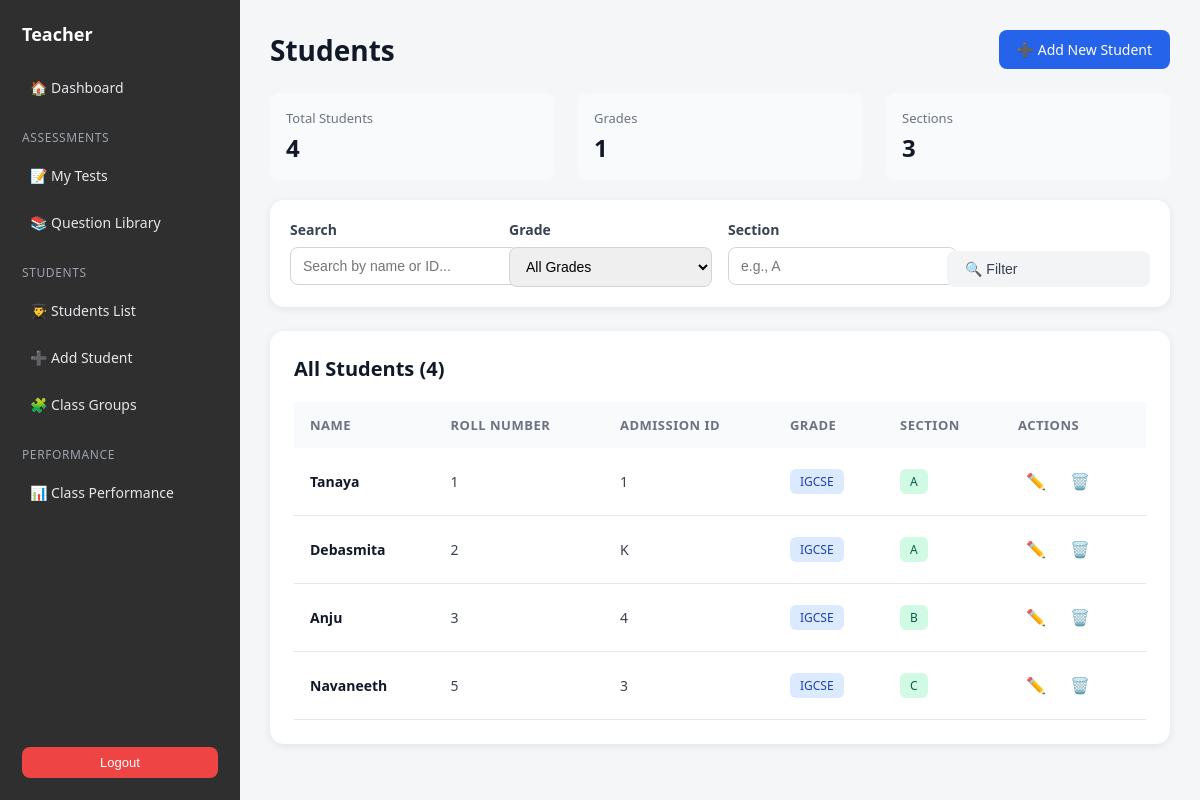
The page /teacher/students/ (signed in) on the database as committed earlier.
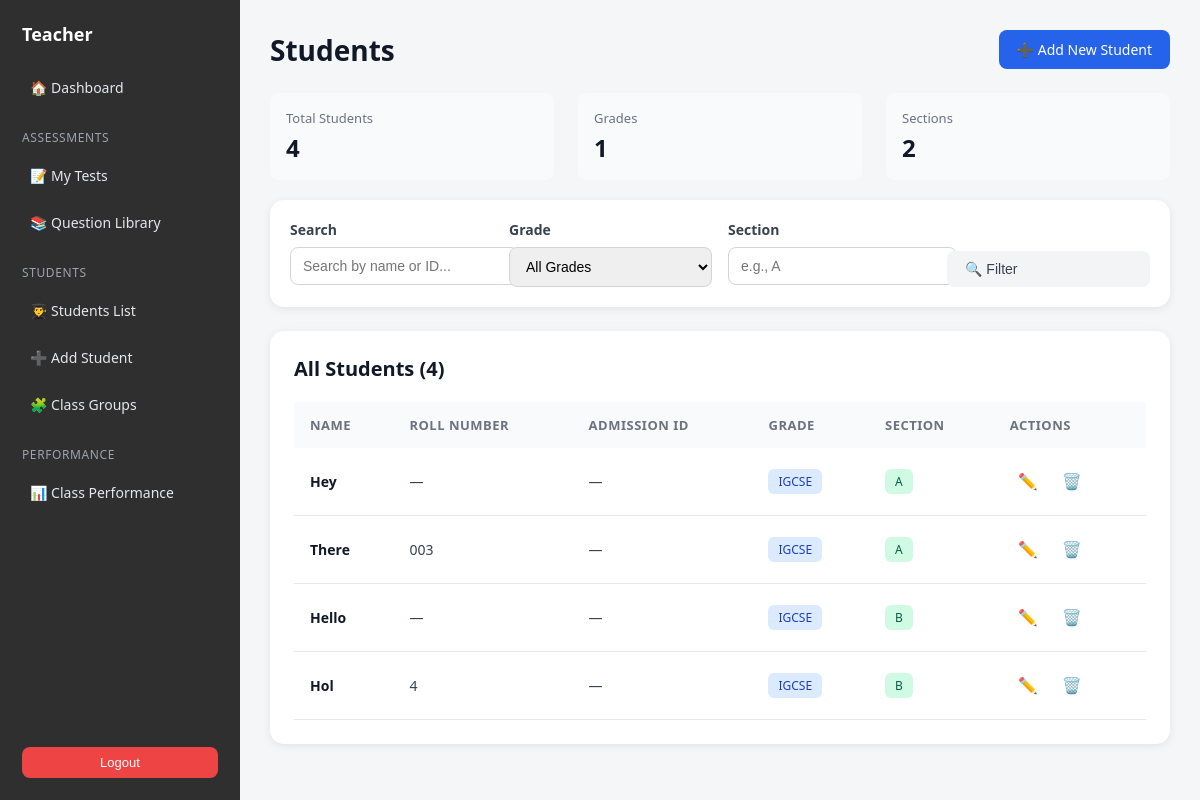
The same page on the database as committed later.
### core/models.py (models this page shows, shortened)
class Student(models.Model):
    user = models.OneToOneField(
        User,
        on_delete=models.CASCADE,
        related_name='student_profile',
        null=True,
        blank=True
    )
    full_name = models.CharField(max_length=200)
    roll_number = models.CharField(max_length=50, blank=True)
    admission_id = models.CharField(max_length=50, blank=True)
    grade = models.ForeignKey(Grade, on_delete=models.CASCADE)
    section = models.CharField(max_length=10)  # A, B, C
    created_by = models.ForeignKey(User, on_delete=models.CASCADE, related_name='created_students')
    created_at = models.DateTimeField(auto_now_add=True)
    class Meta:
        unique_together = ("grade", "section", "roll_number")
        ordering = ["grade", "section", "roll_number"]

class Grade(models.Model):
    name = models.CharField(max_length=50)
    class Meta:
        ordering = ["name"]
        verbose_name = "Grade"
        verbose_name_plural = "Grades"

### core/views.py (the view)
# urls.py: path("teacher/students/", views.students_list, name="students_list"),
@login_required
def students_list(request):
    students = Student.objects.filter(
        created_by=request.user
    ).select_related('grade').order_by('grade', 'section', 'roll_number')
    search = request.GET.get('search')
    if search:
        students = students.filter(
            Q(full_name__icontains=search) |
            Q(roll_number__icontains=search) |
            Q(admission_id__icontains=search)
        )
    grade_filter = request.GET.get('grade')
    if grade_filter:
        students = students.filter(grade_id=grade_filter)
    section_filter = request.GET.get('section')
    if section_filter:
        students = students.filter(section__iexact=section_filter)
    all_students = Student.objects.filter(created_by=request.user)
    grades_count = all_students.values('grade').distinct().count()
    sections_count = all_students.values('section').distinct().count()
    return render(request, "teacher/students/students_list.html", {
        "students": students,
        "all_grades": Grade.objects.all(),
        "grades_count": grades_count,
        "sections_count": sections_count,
    })

### core/templates/teacher/students/students_list.html (shortened to what this page needs)
{% extends "teacher/teacher_base.html" %}
{% block content %}
<div class="students-container">
  <div class="page-header">
    <h1>Students</h1>
    <a href="{% url 'teacher_dashboard' %}" class="btn primary">
      ➕ Add New Student
    </a>
  </div>
  <div class="stats-bar">
    <div class="stat-item">
      <div class="stat-label">Total Students</div>
      <div class="stat-value" id="totalCount">{{ students|length }}</div>
    </div>
    <div class="stat-item">
      <div class="stat-label">Grades</div>
      <div class="stat-value">{{ grades_count }}</div>
    </div>
    <div class="stat-item">
      <div class="stat-label">Sections</div>
      <div class="stat-value">{{ sections_count }}</div>
    </div>
  </div>
  <div class="filter-bar">
    <form method="get" id="filterForm">
      <div class="filter-grid">
        <div class="filter-group">
          <label>Search</label>
          <input type="text" name="search" placeholder="Search by name or ID..." value="{{ request.GET.search }}">
        </div>
        <div class="filter-group">
          <label>Grade</label>
          <select name="grade">
            <option value="">All Grades</option>
          </select>
        </div>
        <div class="filter-group">
          <label>Section</label>
          <input type="text" name="section" placeholder="e.g., A" value="{{ request.GET.section }}">
        </div>
        <div class="filter-group" style="display: flex; align-items: flex-end;">
          <button type="submit" class="btn secondary" style="width: 100%;">
            🔍 Filter
          </button>
        </div>
      </div>
    </form>
  </div>
  <div class="students-table-container">
    <div class="table-header">
      <h2>All Students ({{ students|length }})</h2>
    </div>
    {% if students %}
      <table class="students-table">
        <thead>
          <tr>
            <th>Name</th>
            <th>Roll Number</th>
            <th>Admission ID</th>
            <th>Grade</th>
            <th>Section</th>
            <th>Actions</th>
          </tr>
        </thead>
        <tbody id="studentsTableBody">
          {% for student in students %}
            <tr data-student-id="{{ student.id }}">
              <td>
                <span class="student-name">{{ student.full_name }}</span>
              </td>
              <td>{{ student.roll_number|default:"—" }}</td>
              <td>{{ student.admission_id|default:"—" }}</td>
              <td>
                <span class="badge badge-grade">{{ student.grade.name }}</span>
              </td>
              <td>
                <span class="badge badge-section">{{ student.section }}</span>
              </td>
              <td>
                <div class="action-buttons">
                  <button class="icon-btn" onclick="editStudent({{ student.id }})" title="Edit">
                    ✏️
                  </button>
                  <button class="icon-btn delete" onclick="deleteStudent({{ student.id }})" title="Delete">
                    🗑️
                  </button>
                </div>
              </td>
            </tr>
          {% endfor %}
        </tbody>
      </table>
    {% endif %}
  </div>
</div>
{% endblock %}

### core/templates/teacher/teacher_base.html (shortened to what this page needs)
<!DOCTYPE html>
<html lang="en">
<head>
</head>
<body>
<div class="page">
  <aside class="sidebar">
    <h2>Teacher</h2>
    <a href="{% url 'teacher_dashboard' %}">🏠 Dashboard</a>
    <div class="section">Assessments</div>
    <a href="{% url 'tests_list' %}">📝 My Tests</a>
    <a href="{% url 'question_library' %}">📚 Question Library</a>
    <div class="section">Students</div>
    <a href="{% url 'students_list' %}">👨‍🎓 Students List</a>
    <a href="{% url 'add_student' %}">➕ Add Student</a>
    <a href="{% url 'groups_list' %}">🧩 Class Groups</a>
    <div class="section">Performance</div>
    <a href="{% url 'class_performance' %}">📊 Class Performance</a>
    <div class="spacer"></div>
    <form method="post" action="{% url 'logout' %}">
      <button type="submit">Logout</button>
    </form>
  </aside>
  <main class="main">
    {% block content %}{% endblock %}
  </main>
</div>
</body>
</html>

### core/templates/teacher/teacher_base.html (style rules this page uses)
body { margin: 0; font-family: system-ui, -apple-system, BlinkMacSystemFont; background: #f4f6f8; }
.page { display: grid; grid-template-columns: 240px 1fr; height: 100vh; }
.sidebar { background: #2f2f2f; color: white; padding: 22px; display: flex; flex-direction: column; }
.sidebar h2 { margin: 0 0 18px 0; font-size: 18px; font-weight: 600; }
.sidebar a { display: block; color: #e5e7eb; text-decoration: none; margin: 8px 0; padding: 6px 8px; border-radius: 6px; font-size: 14px; }
.sidebar .section { margin-top: 18px; margin-bottom: 6px; font-size: 12px; text-transform: uppercase; letter-spacing: .05em; color: #9ca3af; }
.sidebar .spacer { flex: 1; }
.sidebar button { margin-top: 12px; width: 100%; padding: 8px 10px; border-radius: 8px; border: none; background: #ef4444; color: white; font-size: 13px; cursor: pointer; }
.main { padding: 30px; overflow-y: auto; }

### core/templates/teacher/students/students_list.html (style rules this page uses)
.students-container { max-width: 1400px; margin: 0 auto; }
.page-header { display: flex; justify-content: space-between; align-items: center; margin-bottom: 24px; }
.page-header h1 { font-size: 28px; font-weight: 700; color: #111827; margin: 0; }
.btn { padding: 10px 18px; border-radius: 8px; border: none; cursor: pointer; font-size: 14px; font-weight: 500; text-decoration: none; display: inline-flex; align-items: center; gap: 6px; transition: all .2s; }
.btn.primary { background: #2563eb; color: white; }
.btn.secondary { background: #f3f4f6; color: #374151; }
.filter-bar { background: white; border-radius: 14px; padding: 20px; margin-bottom: 24px; box-shadow: 0 2px 8px rgba(0,0,0,.08); }
.filter-grid { display: grid; grid-template-columns: repeat(auto-fit, minmax(200px, 1fr)); gap: 16px; }
.filter-group { margin-bottom: 0; }
.filter-group label { display: block; font-weight: 600; margin-bottom: 8px; color: #374151; font-size: 14px; }
.filter-group input, .filter-group select { width: 100%; padding: 10px 12px; border: 1px solid #d1d5db; border-radius: 8px; font-size: 14px; }
.students-table-container { background: white; border-radius: 14px; padding: 24px; box-shadow: 0 2px 8px rgba(0,0,0,.08); }
.table-header { display: flex; justify-content: space-between; align-items: center; margin-bottom: 20px; }
.table-header h2 { margin: 0; font-size: 20px; font-weight: 600; color: #111827; }
.students-table { width: 100%; border-collapse: collapse; }
.students-table thead { background: #f9fafb; border-radius: 8px; }
.students-table th { text-align: left; padding: 14px 16px; font-size: 13px; font-weight: 600; color: #6b7280; text-transform: uppercase; letter-spacing: 0.5px; }
.students-table td { padding: 16px; border-bottom: 1px solid #e5e7eb; font-size: 14px; color: #374151; }
.students-table tbody tr { transition: background .2s; }
.student-name { font-weight: 600; color: #111827; }
.badge { display: inline-block; padding: 4px 10px; border-radius: 6px; font-size: 12px; font-weight: 500; }
.badge-grade { background: #dbeafe; color: #1e40af; }
.badge-section { background: #d1fae5; color: #065f46; }
.action-buttons { display: flex; gap: 8px; }
.icon-btn { background: none; border: none; cursor: pointer; padding: 8px; border-radius: 6px; color: #6b7280; transition: all .2s; font-size: 16px; }
.stats-bar { display: flex; gap: 24px; margin-bottom: 20px; }
.stat-item { flex: 1; background: #f9fafb; padding: 16px; border-radius: 8px; }
.stat-label { font-size: 13px; color: #6b7280; margin-bottom: 4px; }
.stat-value { font-size: 24px; font-weight: 700; color: #111827; }

Rows that differ between the two databases and show on the page:
removed Student: full_name "Tanaya", roll_number "1", admission_id "1", grade.name "IGCSE", section "A"
removed Student: full_name "Debasmita", roll_number "2", admission_id "K", grade.name "IGCSE", section "A"
removed Student: full_name "Anju", roll_number "3", admission_id "4", grade.name "IGCSE", section "B"
removed Student: full_name "Navaneeth", roll_number "5", admission_id "3", grade.name "IGCSE", section "C"
added Student: full_name "Hey", roll_number "—", admission_id "—", grade.name "IGCSE", section "A"
added Student: full_name "There", roll_number "003", admission_id "—", grade.name "IGCSE", section "A"
added Student: full_name "Hello", roll_number "—", admission_id "—", grade.name "IGCSE", section "B"
added Student: full_name "Hol", roll_number "4", admission_id "—", grade.name "IGCSE", section "B"
Other text that changed with them:
{{ sections_count }}: "3" → "2"
